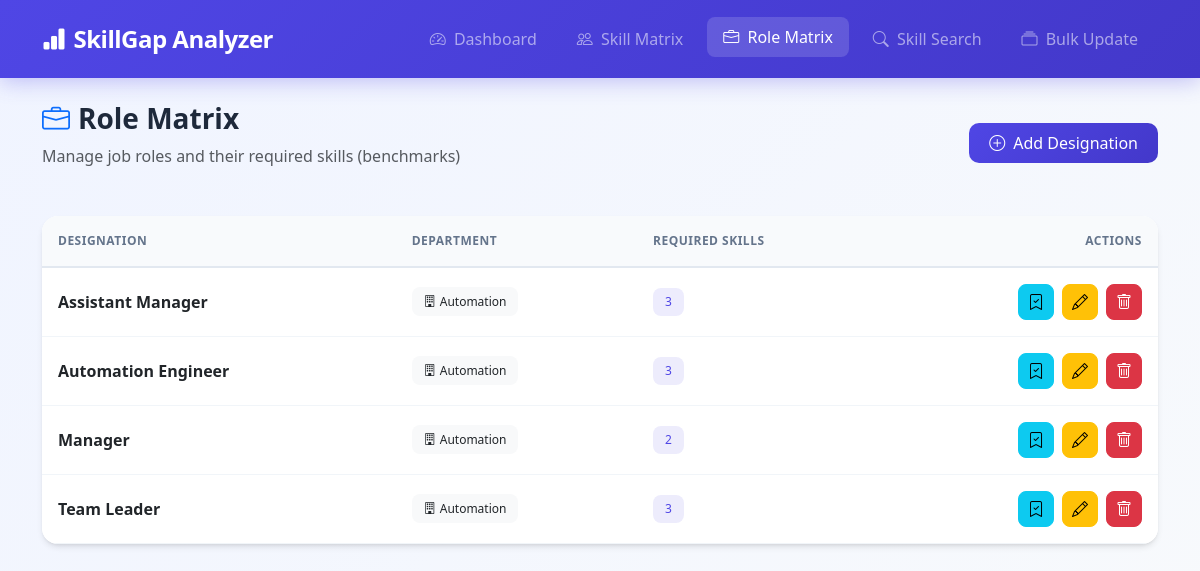
/designations/, run on an earlier commit of the app's database.
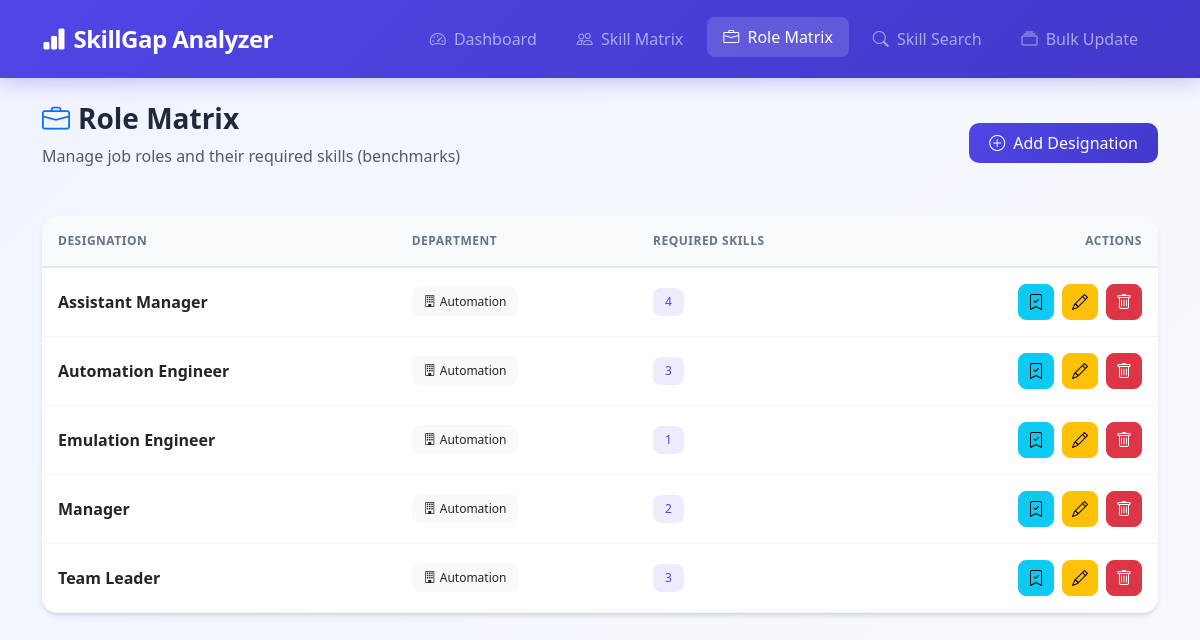
And on a later commit of the database.
### gap_analysis/models.py (models this page shows, shortened)
class RoleMatrix(models.Model):
    title = models.CharField(max_length=100, help_text="Role/Job Title")
    department = models.CharField(max_length=100, blank=True, null=True, help_text="Department name")
    description = models.TextField(blank=True, null=True)
    class Meta:
        verbose_name_plural = "Role Matrices"
        ordering = ['title']
    @property
    def name(self):
        return self.title

### gap_analysis/views.py (the view)
# urls.py: path('designations/', views.RoleMatrixListView.as_view(), name='designation_list'),
class RoleMatrixListView(ListView):
    model = RoleMatrix
    template_name = 'gap_analysis/designation_list.html'
    context_object_name = 'designations'
    ordering = ['title']
    paginate_by = 10
    def get_queryset(self):
        return super().get_queryset().prefetch_related('benchmarks')

### gap_analysis/templates/gap_analysis/designation_list.html (shortened to what this page needs)
{% extends 'gap_analysis/base.html' %}
{% block content %}
<div class="animate-fade-in">
    <div class="page-header">
        <div>
            <h1 class="page-title">
                <i class="bi bi-briefcase me-2 text-primary"></i>Role Matrix
            </h1>
            <p class="text-muted mt-1">Manage job roles and their required skills (benchmarks)</p>
        </div>
        <a href="{% url 'add_designation' %}" class="btn btn-primary">
            <i class="bi bi-plus-circle me-2"></i>Add Designation
        </a>
    </div>
    <div class="card">
        <div class="card-body p-0">
            <div class="table-responsive">
                <table class="table table-hover mb-0">
                    <thead>
                        <tr>
                            <th>Designation</th>
                            <th>Department</th>
                            <th>Required Skills</th>
                            <th class="text-end">Actions</th>
                        </tr>
                    </thead>
                    <tbody>
                        {% for designation in designations %}
                        <tr>
                            <td>
                                <strong>{{ designation.title }}</strong>
                            </td>
                            <td>
                                {% if designation.department %}
                                    <span class="badge bg-light text-dark">
                                        <i class="bi bi-building me-1"></i>{{ designation.department }}
                                    </span>
                                {% else %}
                                    <span class="text-muted">-</span>
                                {% endif %}
                            </td>
                            <td>
                                <span class="badge" style="background: rgba(79, 70, 229, 0.1); color: #4f46e5;">
                                    {{ designation.benchmarks.count }}
                                </span>
                            </td>
                            <td>
                                <div class="d-flex justify-content-end gap-2">
                                    <a href="{% url 'designation_benchmark' designation.id %}" class="btn btn-info btn-icon" title="Manage Benchmark">
                                        <i class="bi bi-bookmark-check"></i>
                                    </a>
                                    <a href="{% url 'designation_update' designation.id %}" class="btn btn-warning btn-icon" title="Edit">
                                        <i class="bi bi-pencil"></i>
                                    </a>
                                    <a href="{% url 'designation_delete' designation.id %}" class="btn btn-danger btn-icon" title="Delete">
                                        <i class="bi bi-trash"></i>
                                    </a>
                                </div>
                            </td>
                        </tr>
                        {% endfor %}
                    </tbody>
                </table>
            </div>
        </div>
    </div>
</div>
{% endblock %}

What changed in the data, as far as the page shows it:
computed for RoleMatrix "Assistant Manager": benchmarks.count "3" → "4"
added RoleMatrix: title "Emulation Engineer", department "Automation", benchmarks.count "1"
